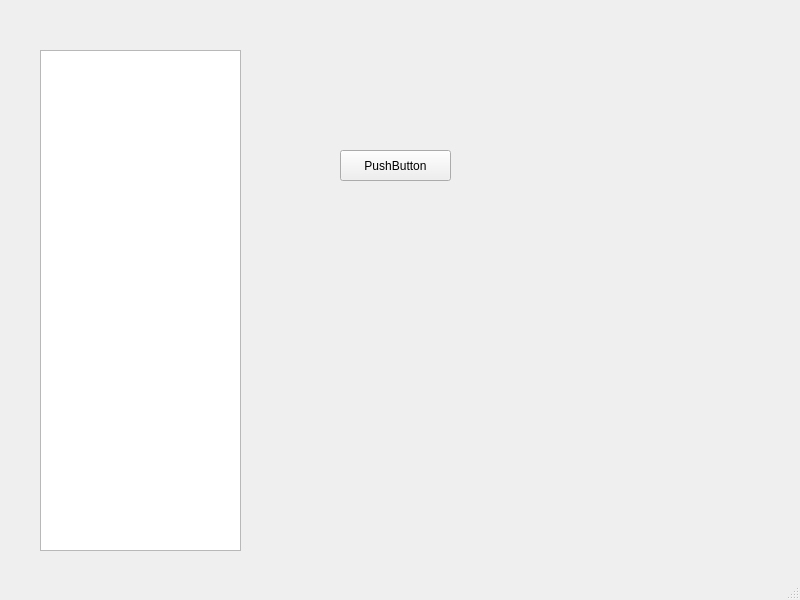
<?xml version="1.0" encoding="UTF-8"?>
<ui version="4.0">
 <class>MainWindow</class>
 <widget class="QMainWindow" name="MainWindow">
  <property name="geometry">
   <rect>
    <x>0</x>
    <y>0</y>
    <width>800</width>
    <height>600</height>
   </rect>
  </property>
  <property name="windowTitle">
   <string>MainWindow</string>
  </property>
  <widget class="QWidget" name="centralwidget">
   <widget class="TableMenu" name="tableWidget">
    <property name="geometry">
     <rect>
      <x>40</x>
      <y>50</y>
      <width>201</width>
      <height>501</height>
     </rect>
    </property>
   </widget>
   <widget class="QPushButton" name="pushButton">
    <property name="geometry">
     <rect>
      <x>340</x>
      <y>150</y>
      <width>111</width>
      <height>31</height>
     </rect>
    </property>
    <property name="text">
     <string>PushButton</string>
    </property>
   </widget>
  </widget>
  <widget class="QMenuBar" name="menubar">
   <property name="geometry">
    <rect>
     <x>0</x>
     <y>0</y>
     <width>800</width>
     <height>23</height>
    </rect>
   </property>
  </widget>
  <widget class="QStatusBar" name="statusbar"/>
 </widget>
 <customwidgets>
  <customwidget>
   <class>TableMenu</class>
   <extends>QTableWidget</extends>
   <header>tablemenu.h</header>
  </customwidget>
 </customwidgets>
 <resources/>
 <connections/>
</ui>
